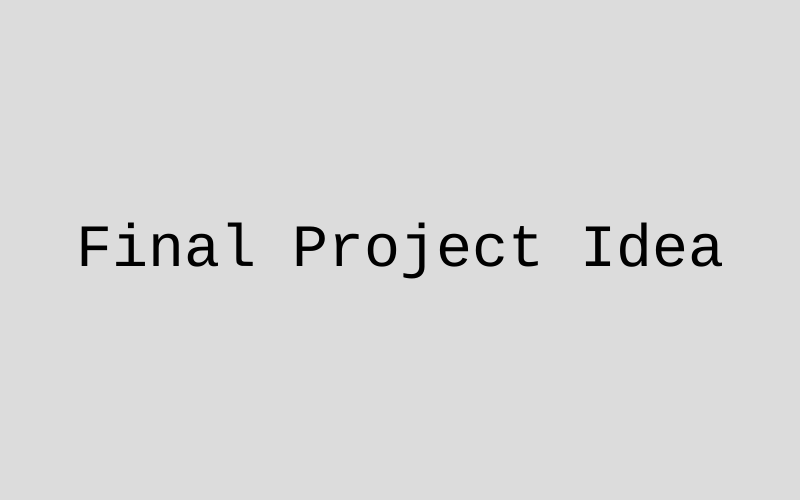
Frame 1 (no input)
Frame 60 (no input): identical to frame 1, image omitted
Frame 120 (the mouse pressed at the canvas centre since frame 60): identical to frame 1, image omitted

The p5.js sketch that drew this single still picture (run headless with seeded random() and noise() and a simulated clock; from frame 60 on, the mouse is pressed at the canvas centre):

// p5.js sketch
// ── sketch.js
var slide = 0;

var bird, fish;

function preload() {
}

function setup() {
    createCanvas(800, 500);
    textSize(60);
    textFont('monospace');
    textAlign(CENTER, CENTER);
    rectMode(CENTER);
}

function draw() {
    background(220);
    
    if (slide == 0) {
        text("Final Project Idea", width/2, height/2);
    } else if (slide == 1) {
        textSize(30);
        text("Potentiometer", 200, 100);
        
 
        
        ellipse(width/2, 250, 150);
        ellipse(width/2, 250, 50)
    } else if (slide == 2) {
        text("Theme: Space", 200, 20);
        image(bird, 200, 100);
        image(fish, 400, 100);
    }
}

function mousePressed() {
    if (mouseX > width/2) {
        if (slide < 3) {
            slide++;
        }
    } else {
        if (slide > 0) {
            slide--;
        }
    }
}
